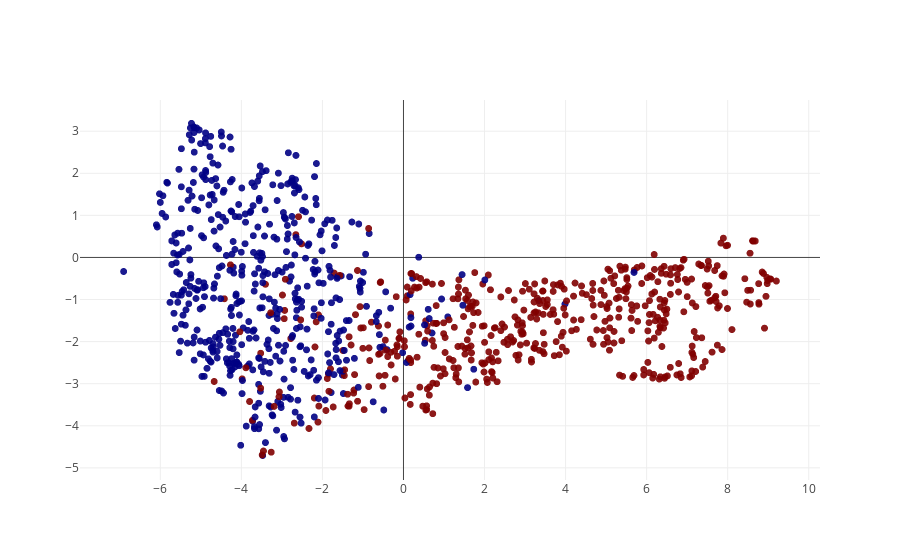

The code cell stored with this chart in its notebook:
### Code cell
iplot(fig)

### Figure 1 — Plotly figure (JSON) as saved in the notebook; plotly's stock layout.template omitted (floating-point values rounded to 4 significant figures; data arrays with more than 128 entries replaced by an {"elided": "..."} marker saying what was removed)
{"data": [{"hoverinfo": "text", "marker": {"color": {"elided": "1000 int values"}, "colorscale": "Jet", "opacity": 0.9, "size": 7, "sizemin": 2}, "mode": "markers", "text": {"elided": "1000 str values"}, "type": "scattergl", "uid": "075a8dd9-5462-4d11-9c98-1171577f0e62", "x": {"elided": "10000 float values"}, "y": {"elided": "10000 float values"}}], "layout": {"autosize": true, "hovermode": "closest", "xaxis": {"autorange": true, "range": [-7.942, 10.24], "type": "linear"}, "yaxis": {"autorange": true, "range": [-5.337, 3.79], "type": "linear"}}}
